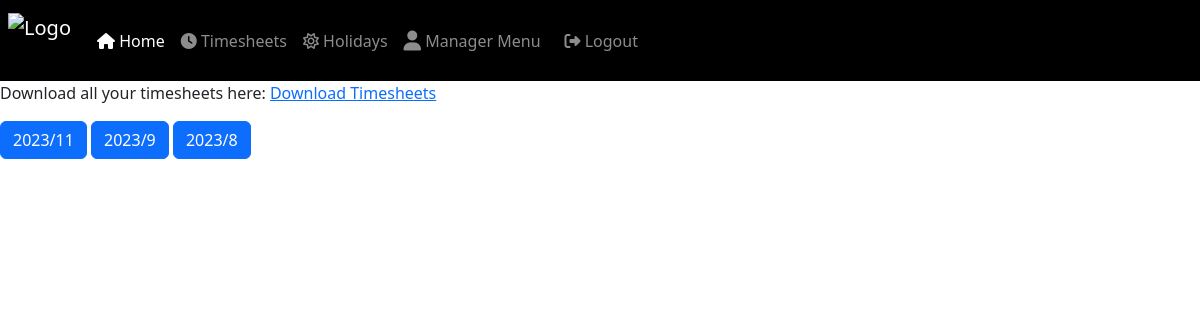
/timesheet/ (signed in), run on the app's committed database.
### clocking/models.py (models this page shows, shortened)
class Timesheet(models.Model):
    LOGGING_CHOICES = (('IN', _('In')), ('OUT', _('Out')))
    employee = models.ForeignKey(User, on_delete=models.CASCADE, related_name="%(app_label)s_%(class)s_employee")
    company = models.ForeignKey(Business, on_delete=models.CASCADE, blank=True, null=True)
    recorded_by = models.ForeignKey(User, on_delete=models.CASCADE, related_name="%(app_label)s_%(class)s_recorded_by")
    recorded_datetime = models.DateTimeField(auto_now_add=True)
    clocking_time = models.DateTimeField(null=True)
    logging = models.CharField(max_length=3, choices=LOGGING_CHOICES)
    ip_address = models.GenericIPAddressField(null=True)
    comments = models.TextField(blank=True, null=True)
    total_worked_hours = models.CharField(max_length=54, null=True)
    class Meta:
        get_latest_by = 'clocking_time'
    def get_worked_hours(self):
        if self.logging == 'OUT':
            try:
                previous_timesheet = Timesheet.objects.filter(
                    employee=self.employee,
                    logging='IN',
                    recorded_datetime__lt=self.recorded_datetime
                ).latest('recorded_datetime')
                worked_time = self.recorded_datetime - previous_timesheet.recorded_datetime
                hours, remainder = divmod(worked_time.seconds, 3600)
                minutes, seconds = divmod(remainder, 60)
                return f"{hours:02d}:{minutes:02d}:{seconds:02d}"
            except Timesheet.DoesNotExist:
                return "Incomplete clocking data"
        return "Incomplete clocking data"
    def get_clocking_time_in(self):
        try:
            return Timesheet.objects.filter(
                employee=self.employee,
                logging='IN',
                recorded_datetime__lt=self.recorded_datetime
            ).latest('recorded_datetime').recorded_datetime
        except Timesheet.DoesNotExist:
            return None
    def format_hours_minutes(self, hours, minutes):
        return f"{int(hours):02}:{int(minutes):02}"
    def get_weekly_hours(self):
        week_start_date = self.clocking_time.date() - timedelta(days=self.clocking_time.weekday())
        week_end_date = week_start_date + timedelta(days=6)
        timesheets = Timesheet.objects.filter(
            employee=self.employee,
            logging='OUT',
            clocking_time__date__range=[week_start_date, week_end_date]
        )
        total_hours = 0  # Initialize the total hours
        for timesheet in timesheets:
            clocking_time_in = timesheet.get_clocking_time_in()
            if clocking_time_in:
                time_difference = (timesheet.clocking_time - clocking_time_in).total_seconds()
                total_hours += time_difference / 3600
        total_minutes, _ = divmod(total_hours * 3600, 60)
        total_hours, minutes = divmod(total_minutes, 60)
        return self.format_hours_minutes(total_hours, minutes)
    def get_monthly_hours(self):
        month_start_date = date(self.clocking_time.year, self.clocking_time.month, 1)
        next_month = month_start_date.replace(day=28) + timedelta(days=4)
        month_end_date = next_month - timedelta(days=next_month.day)
        timesheets = Timesheet.objects.filter(
            employee=self.employee,
            logging='OUT',
            clocking_time__date__range=[month_start_date, month_end_date]
        )
        total_hours = 0  # Initialize the total hours
        for timesheet in timesheets:
            clocking_time_in = timesheet.get_clocking_time_in()
            if clocking_time_in:
                time_difference = (timesheet.clocking_time - clocking_time_in).total_seconds()
                total_hours += time_difference / 3600
        total_minutes, _ = divmod(total_hours * 3600, 60)
        total_hours, minutes = divmod(total_minutes, 60)
        return self.format_hours_minutes(total_hours, minutes)
    def get_employee_name(self):
        return f"{self.employee.first_name} {self.employee.last_name}" if self.employee else None
    get_employee_name.short_description = 'Employee'  # Custom column header

### employees/views.py (the view)
# urls.py: path('timesheet/', views.view_timesheets, name='timesheets'),
@login_required
def view_timesheets(request):
    timesheets = Timesheet.objects.all().filter(employee=request.user)
    grouped_timesheets = {}
    for key, group in groupby(timesheets, key=attrgetter('clocking_time.year', 'clocking_time.month')):
        year, month = key
        grouped_timesheets[f"{year}/{month}"] = list(group)
    template = 'timesheet.html'
    context = {'timesheets': timesheets, 'grouped_timesheets': grouped_timesheets}
    return render(request, template, context)

### employees/templates/timesheet.html (shortened to what this page needs)
{% extends "base.html" %}
{% load static %}
{% block content %}
<p>Download all your timesheets here: <a href="{% url 'download_timesheets' %}">Download Timesheets</a></p>
{% for month, timesheets in grouped_timesheets.items reversed %}
  <h2 class="btn btn-primary" data-bs-toggle="collapse" href="#{{ month|slugify }}" role="button" aria-expanded="false" aria-controls="c{{ month|slugify }}">{{ month }}</h2>
{% endfor %}
{% endblock %}

### data on the page
Timesheet: month "2023/11"
Timesheet: month "2023/9"
Timesheet: month "2023/8"
